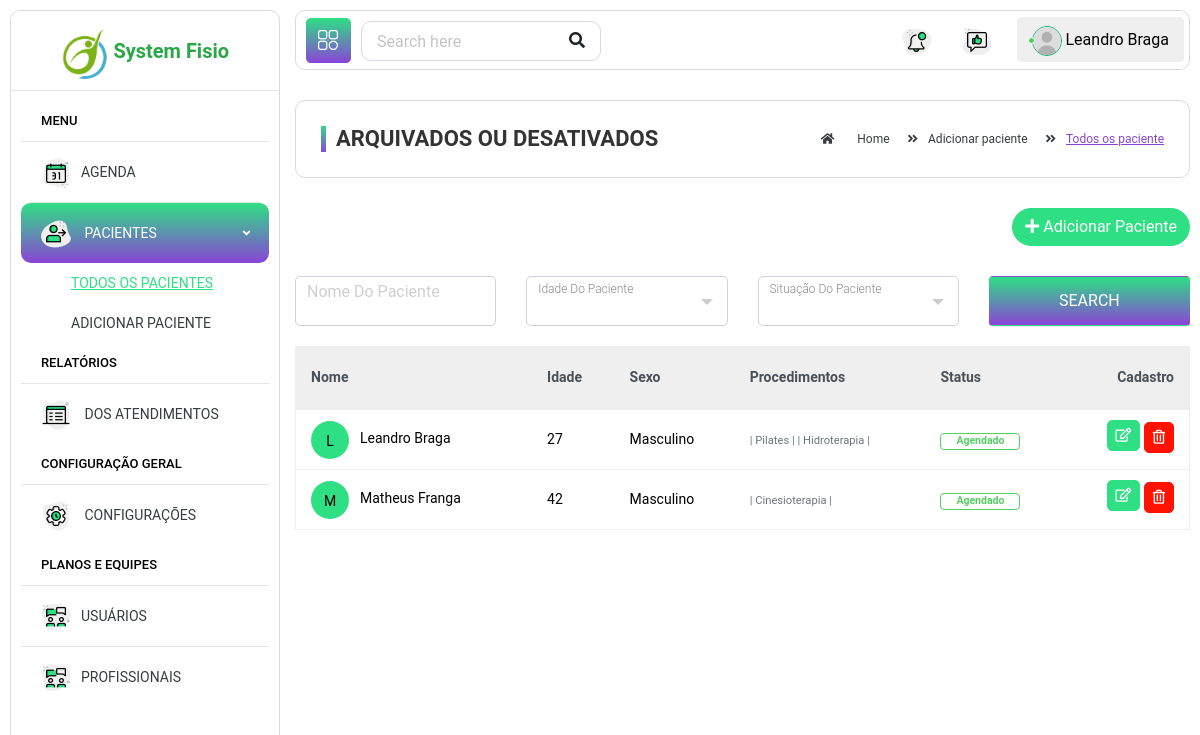
Page /arquivados-desativados.php (signed in) on the earlier database version.
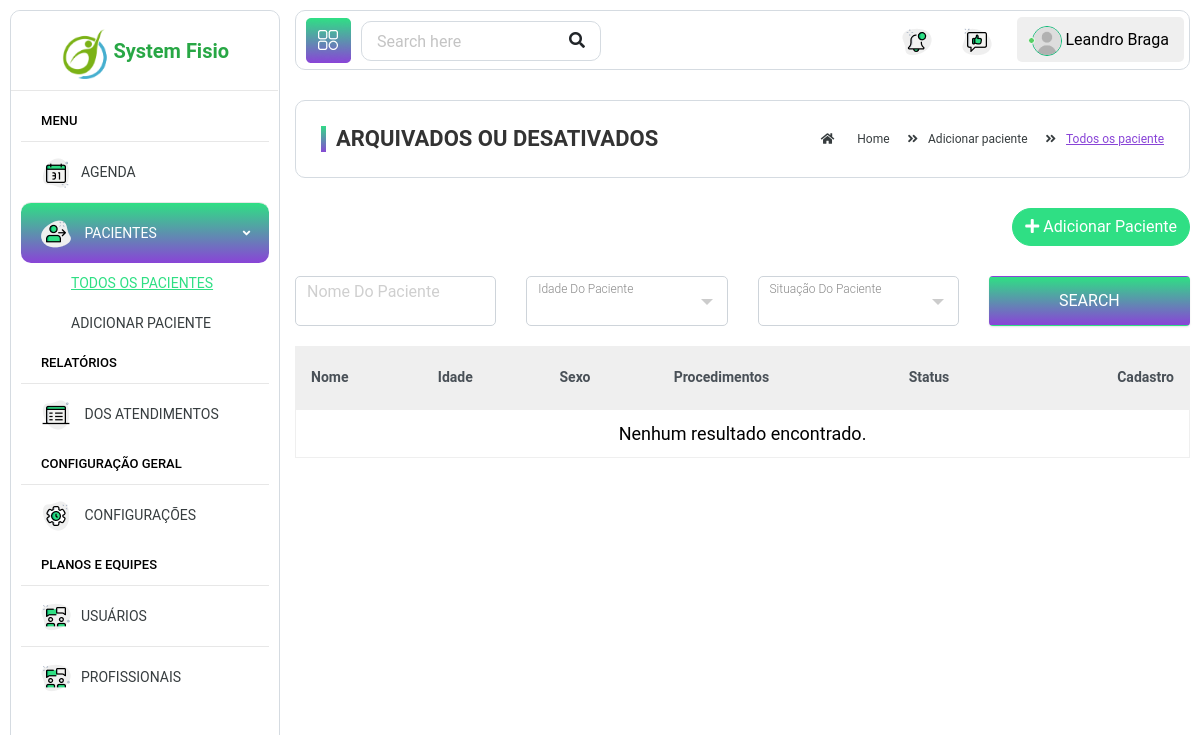
Same page on the later database version.
### tables this page shows
CREATE TABLE `pacientes` (
  `cod_paciente` int(11) NOT NULL,
  `nome_paciente` varchar(100) NOT NULL,
  `sexo_paciente` enum('M','F') NOT NULL,
  `cpf_paciente` char(16) DEFAULT NULL,
  `data_nasc_paciente` date DEFAULT NULL,
  `telefone_paciente` char(20) DEFAULT NULL,
  `rua_paciente` varchar(50) DEFAULT NULL,
  `bairro_paciente` varchar(50) DEFAULT NULL,
  `profissao_paciente` varchar(50) DEFAULT NULL,
  `sus_paciente` int(15) UNSIGNED DEFAULT NULL,
  `etnia_paciente` varchar(45) DEFAULT NULL,
  `diag_medico_paciente` text DEFAULT NULL,
  `cid_paciente` char(5) DEFAULT NULL,
  `diag_fisio_paciente` text DEFAULT NULL,
  `data_cad_paciente` date DEFAULT NULL,
  `data_atualizacao` date DEFAULT NULL
);

CREATE TABLE `recurso_tratamento` (
  `cod_recurso` int(11) NOT NULL,
  `nome_recurso` varchar(50) NOT NULL,
  `data_cad_recurso` date DEFAULT NULL
);

### arquivados-desativados.php (the view, shortened to what the changed rows need)
<?php
include_once('./db/db-conection.php');
?>
<!DOCTYPE html>
<html lang="pt-br">
<head>
	<link href="../../../../css?family=Roboto:300,400,500,700,900" rel="stylesheet">
	<link rel="stylesheet" href="assets/css/bootstrap.min.css">
	<link rel="stylesheet" href="assets/plugins/fontawesome/css/all.min.css">
	<link rel="stylesheet" href="assets/plugins/fontawesome/css/fontawesome.min.css">
	<link rel="stylesheet" href="assets/css/select2.min.css">
	<link rel="stylesheet" href="assets/css/dataTables.bootstrap4.min.css">
	<link rel="stylesheet" href="assets/css/style.css">
	<link rel="stylesheet" href="assets/css/style-preload.css">
</head>
<body onload="loading()">
	<div class="main-wrapper">
		<div class="page-wrapper">
			<div class="content container-fluid">
				<div class="content-page">
					<div class="row ">
						<div class="col-lg-12 mb-3">
							<div class="table-responsive">
								<table class="table custom-table datatable">
									<thead class="thead-light">
										<tr>
											<th>Nome</th>
											<th>Idade </th>
											<th>Sexo</th>
											<th>Procedimentos</th>
											<th>Status</th>
											<th class="text-right">Cadastro</th>
										</tr>
									</thead>
									<tbody>
										<?php
										$querySelectPaciente = "SELECT p.cod_paciente, p.nome_paciente, a.cod_avaliacao, p.data_nasc_paciente, p.sexo_paciente, status FROM
										 pacientes p join avaliacao_paciente a on a.ordem_paciente = p.cod_paciente
										 join agendamento_paciente ap on ap.ordem_paciente = p.cod_paciente where ap.status = '2' or ap.status = '3'
									    ORDER BY nome_paciente ";
										$queryResultPaciente = $mysqli->query($querySelectPaciente);
										if (mysqli_affected_rows($mysqli) > 0) {
											while ($row_cont_paciente = mysqli_fetch_array($queryResultPaciente)) {
												$codPaciente = $row_cont_paciente['cod_paciente'];
												$nomePaciente = $row_cont_paciente['nome_paciente'];
												$codAvaliacao = $row_cont_paciente['cod_avaliacao'];
												$sexoPaciente = $row_cont_paciente['sexo_paciente'];
												$dataNacPaciente = $row_cont_paciente['data_nasc_paciente'];
												$dataNascimento = $dataNacPaciente;
												$date = new DateTime($dataNascimento);
												$interval = $date->diff(new DateTime(date('Y-m-d')));
												$idadePaciente =  $interval->format('%Y');
										?>
												<tr>
													<td>
														<h2>
															<form action="about-paciente.php" method="post">
																<a class="avatar text-white">
																	<button type="submit" name="codPaciente" value="<?php echo $codPaciente; ?>" style="border: none; background:none;"><?php echo substr($nomePaciente, 0, 1); ?></button>
																</a>
															</form>
															<form action="about-paciente.php" method="post">
																<button type="submit" name="codPaciente" value="<?php echo $codPaciente; ?>" style="border: none; background:none;">
																	<?php echo $nomePaciente; ?> <span></span>
																</button>
															</form>
														</h2>
													</td>
													<td><?php echo $idadePaciente; ?></td>
													<td><?php if ($sexoPaciente == 'M') {
															echo "Masculino";
														} else {
															echo "Feminino";
														}  ?></td>
													<td>
														<?php
														$querySelRecurso = "SELECT rt.nome_recurso from tipo_recurso_tratamento trt join recurso_tratamento rt on trt.ordem_recurso = rt.cod_recurso WHERE ordem_avaliacao = '$codAvaliacao'";
														$queryResulRecurso = $mysqli->query($querySelRecurso);
														while ($row_cont_recurso = mysqli_fetch_array($queryResulRecurso)) {
															$nomeRecurso = $row_cont_recurso['nome_recurso'];
														?>
															<span class="small text-muted"><?php echo ' | ' . $nomeRecurso . ' | '; ?></span>
														<?php  } ?>
													</td>
													<?php
													if (mysqli_affected_rows($mysqli) > 0) {
														$agendado = "Agendado";
														$status = "badge-success-border";
													} else {
														$agendado = "Não Agendado";
														$status = "badge badge-warning-border";
													}
													?>
													<td>
														<span class="badge <?php echo $status; ?>"><?php echo $agendado; ?></span>
													</td>
													<form action="edit-paciente.php" method="post">
														<td class="text-right ">
															<button type="submit" name="cod-paciente" value="<?php echo $codPaciente; ?>" class="btn btn-primary btn-sm mb-2">
																<i class="far fa-edit"></i>
															</button>
													</form>
													<button data-toggle="modal" codPaciente="<?php echo $codPaciente; ?>" nomePaciente="<?php echo $nomePaciente; ?>" data-target="#delete_employee" class="btn btn-danger btn-sm mb-1 btn_delete">
														<i class="far fa-trash-alt"></i>
													</button>
												</tr>
											<?php    }
										} else { ?>
											<tr>
												<td colspan="6" style="text-align:center; margin: 10px; font-size:18px;">
													<span>
														Nenhum resultado encontrado.
													</span>
												</td>
											<?php }  ?>
									</tbody>
								</table>
							</div>
						</div>
					</div>
				</div>
			</div>
		</div>
	</div>
</body>
</html>

Differences in the rows shown:
removed pacientes: $codPaciente 87 (drawn), nome_paciente "L", nome_paciente "Leandro Braga", data_nasc_paciente "27", sexo_paciente "Masculino", agendado "Agendado"
no longer on this page (row unchanged): recurso_tratamento: nome_recurso "Pilates", shown under "L"
no longer on this page (row unchanged): recurso_tratamento: nome_recurso "Hidroterapia", shown under "L"
removed pacientes: $codPaciente 90 (drawn), nome_paciente "M", nome_paciente "Matheus Franga", data_nasc_paciente "42", sexo_paciente "Masculino", agendado "Agendado"
no longer on this page (row unchanged): recurso_tratamento: nome_recurso "Cinesioterapia", shown under "M"
Other differences:
text now shown: "Nenhum resultado encontrado."
